Frame 1 (no input): blank canvas, image omitted
Frame 60 (no input): blank canvas, image omitted
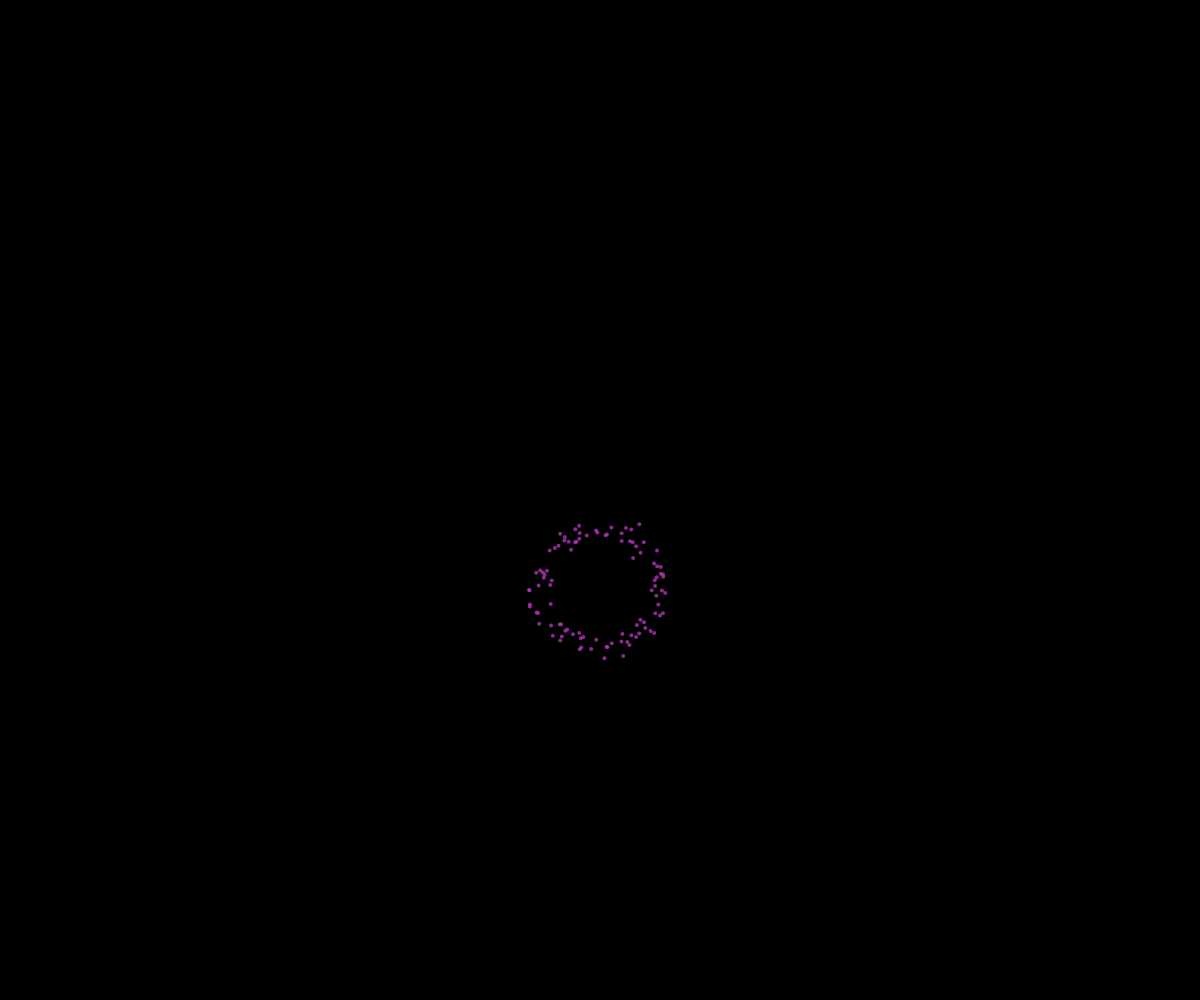
Frame 120 (the mouse pressed at the canvas centre since frame 60)

The p5.js sketch whose frames 1 and 60 were blank and that drew this single picture after the mouse press (run headless with seeded random() and noise() and a simulated clock; from frame 60 on, the mouse is pressed at the canvas centre):

// p5.js sketch
// ── sketch.js
// FireWorks Object

let theSparks = [];

function setup() {
  createCanvas(windowWidth, windowHeight);
  
}

function draw() {
  background(0);

  for (let i = theSparks.length-1; i>= 0; i--){
    if (theSparks[i].isDead()){
      theSparks.splice(i,1);
    }
    else{
      theSparks[i].move();
      theSparks[i].display();
    }
  }
 

}

function mousePressed(){
  spawnSparks(100);
}

function spawnSparks(howManySparks){
  let r = random(255);
  let g = random(255);
  let b = random(255);
  let theta = 0;
  let angleIncrease = 2*PI /howManySparks;
  for(let i = 0; i < howManySparks; i++){
    let dx = cos(theta) + random(-0.2,0.2);
    let dy = sin(theta) + random(-0.2, 0.2);
    let someSpark = new Spark (mouseX, mouseY,dx, dy,r,g,b);
    theSparks.push(someSpark);
    theta += angleIncrease;
  }
}
class Spark{
  constructor (x,y,dx,dy,r , g, b){
    this.x = x;
    this.y = y;
    this.dx = dx;
    this.dy = dy;
    this.r = r;
    this.g = g;
    this.b = b;
    this.alpha = 255;
    this.radius = 2;
    this.gravity = 0.05;
  }
  display(){
    noStroke();
    fill(this.r, this.g, this.b, this.alpha);
    circle(this.x, this.y, this.radius*2);
  }
  move(){
    this.x += this.dx;
    this.y += this.dy;

    //gravity
    this.dy += this.gravity;

    //slowly fade
    this.alpha -= 1;
  }
  isDead(){
    return this.alpha <= 0;
  }
}
